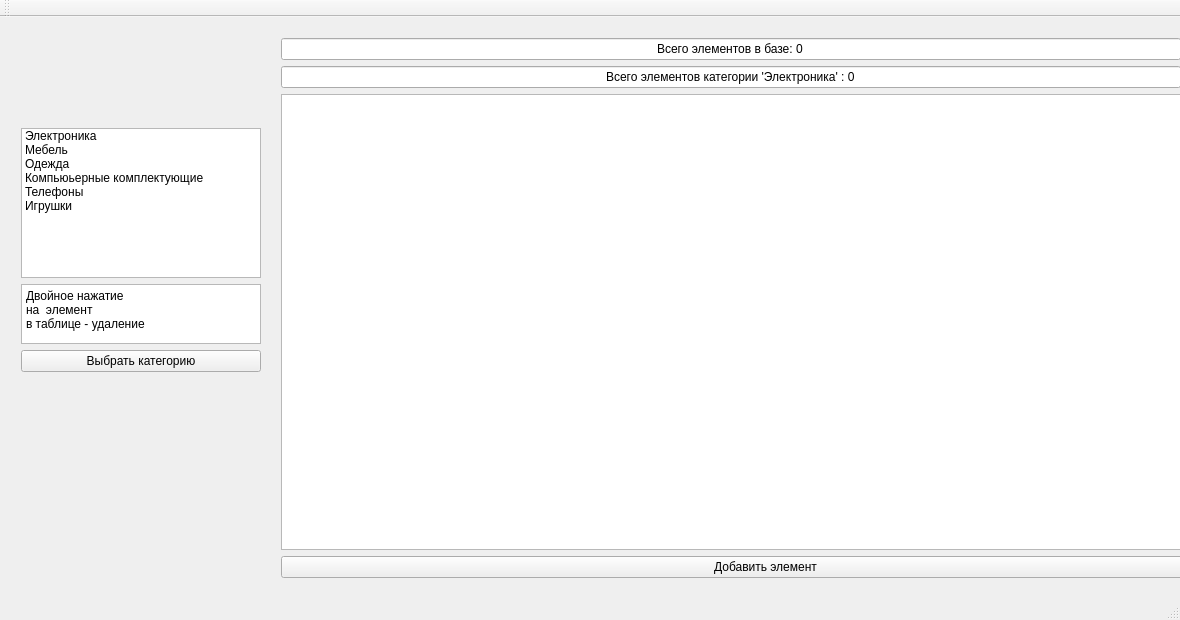
<?xml version="1.0" encoding="UTF-8"?>
<ui version="4.0">
 <class>MainWindow</class>
 <widget class="QMainWindow" name="MainWindow">
  <property name="enabled">
   <bool>true</bool>
  </property>
  <property name="geometry">
   <rect>
    <x>0</x>
    <y>0</y>
    <width>1180</width>
    <height>620</height>
   </rect>
  </property>
  <property name="minimumSize">
   <size>
    <width>1180</width>
    <height>620</height>
   </size>
  </property>
  <property name="maximumSize">
   <size>
    <width>1180</width>
    <height>620</height>
   </size>
  </property>
  <property name="windowTitle">
   <string>MainWindow</string>
  </property>
  <widget class="QWidget" name="centralWidget">
   <property name="maximumSize">
    <size>
     <width>12526</width>
     <height>16777215</height>
    </size>
   </property>
   <widget class="QWidget" name="layoutWidget">
    <property name="geometry">
     <rect>
      <x>270</x>
      <y>10</y>
      <width>991</width>
      <height>562</height>
     </rect>
    </property>
    <layout class="QVBoxLayout" name="verticalLayout">
     <property name="sizeConstraint">
      <enum>QLayout::SetDefaultConstraint</enum>
     </property>
     <item>
      <widget class="QLineEdit" name="lineEdit_2">
       <property name="maximumSize">
        <size>
         <width>900</width>
         <height>16777215</height>
        </size>
       </property>
       <property name="text">
        <string>Всего элементов в базе: 0</string>
       </property>
       <property name="alignment">
        <set>Qt::AlignCenter</set>
       </property>
       <property name="readOnly">
        <bool>true</bool>
       </property>
      </widget>
     </item>
     <item>
      <widget class="QLineEdit" name="lineEdit">
       <property name="maximumSize">
        <size>
         <width>900</width>
         <height>16777215</height>
        </size>
       </property>
       <property name="text">
        <string>Всего элементов категории 'Электроника' : 0</string>
       </property>
       <property name="alignment">
        <set>Qt::AlignCenter</set>
       </property>
       <property name="readOnly">
        <bool>true</bool>
       </property>
      </widget>
     </item>
     <item>
      <widget class="QTableWidget" name="tableWidget">
       <property name="minimumSize">
        <size>
         <width>900</width>
         <height>400</height>
        </size>
       </property>
       <property name="maximumSize">
        <size>
         <width>900</width>
         <height>16777215</height>
        </size>
       </property>
       <property name="focusPolicy">
        <enum>Qt::TabFocus</enum>
       </property>
       <property name="contextMenuPolicy">
        <enum>Qt::NoContextMenu</enum>
       </property>
       <property name="sizeAdjustPolicy">
        <enum>QAbstractScrollArea::AdjustIgnored</enum>
       </property>
       <property name="tabKeyNavigation">
        <bool>true</bool>
       </property>
       <property name="gridStyle">
        <enum>Qt::SolidLine</enum>
       </property>
      </widget>
     </item>
     <item>
      <widget class="QPushButton" name="pushButton">
       <property name="styleSheet">
        <string notr="true"/>
       </property>
       <property name="text">
        <string>Добавить элемент</string>
       </property>
      </widget>
     </item>
    </layout>
   </widget>
   <widget class="QWidget" name="layoutWidget">
    <property name="geometry">
     <rect>
      <x>10</x>
      <y>100</y>
      <width>904</width>
      <height>665</height>
     </rect>
    </property>
    <layout class="QVBoxLayout" name="verticalLayout_2">
     <property name="sizeConstraint">
      <enum>QLayout::SetFixedSize</enum>
     </property>
     <item>
      <widget class="QListWidget" name="listWidget">
       <property name="maximumSize">
        <size>
         <width>240</width>
         <height>150</height>
        </size>
       </property>
       <property name="autoScroll">
        <bool>true</bool>
       </property>
       <property name="resizeMode">
        <enum>QListView::Fixed</enum>
       </property>
       <item>
        <property name="text">
         <string>Электроника</string>
        </property>
       </item>
       <item>
        <property name="text">
         <string>Мебель</string>
        </property>
       </item>
       <item>
        <property name="text">
         <string>Одежда</string>
        </property>
       </item>
       <item>
        <property name="text">
         <string>Компьюьерные комплектующие</string>
        </property>
       </item>
       <item>
        <property name="text">
         <string>Телефоны</string>
        </property>
       </item>
       <item>
        <property name="text">
         <string>Игрушки</string>
        </property>
       </item>
      </widget>
     </item>
     <item>
      <widget class="QPlainTextEdit" name="plainTextEdit">
       <property name="maximumSize">
        <size>
         <width>240</width>
         <height>60</height>
        </size>
       </property>
       <property name="readOnly">
        <bool>true</bool>
       </property>
       <property name="plainText">
        <string>Двойное нажатие 
на  элемент 
в таблице - удаление</string>
       </property>
      </widget>
     </item>
     <item>
      <widget class="QPushButton" name="pushButton_3">
       <property name="maximumSize">
        <size>
         <width>300</width>
         <height>16777215</height>
        </size>
       </property>
       <property name="text">
        <string>Выбрать категорию</string>
       </property>
      </widget>
     </item>
    </layout>
   </widget>
  </widget>
  <widget class="QStatusBar" name="statusBar"/>
  <widget class="QToolBar" name="mainToolBar">
   <attribute name="toolBarArea">
    <enum>TopToolBarArea</enum>
   </attribute>
   <attribute name="toolBarBreak">
    <bool>false</bool>
   </attribute>
  </widget>
  <widget class="QMenuBar" name="menuBar">
   <property name="geometry">
    <rect>
     <x>0</x>
     <y>0</y>
     <width>1180</width>
     <height>26</height>
    </rect>
   </property>
  </widget>
  <action name="action">
   <property name="text">
    <string>Открыть файл</string>
   </property>
  </action>
  <action name="action_2">
   <property name="text">
    <string>Сохранить как ...</string>
   </property>
  </action>
  <action name="action_3">
   <property name="text">
    <string>Сохранить</string>
   </property>
  </action>
  <action name="action_4">
   <property name="text">
    <string>Создать новый</string>
   </property>
  </action>
  <action name="action_7">
   <property name="text">
    <string>Редактировать выбранный элемент</string>
   </property>
  </action>
  <action name="action_8">
   <property name="text">
    <string>Удать выбранный элемент</string>
   </property>
  </action>
 </widget>
 <layoutdefault spacing="6" margin="11"/>
 <resources/>
 <connections/>
</ui>
